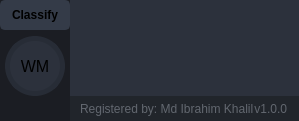
        <widget class="QFrame" name="frame_center">
         <property name="sizePolicy">
          <sizepolicy hsizetype="Expanding" vsizetype="Expanding">
           <horstretch>0</horstretch>
           <verstretch>0</verstretch>
          </sizepolicy>
         </property>
         <property name="styleSheet">
          <string notr="true">background-color: rgb(40, 44, 52);</string>
         </property>
         <property name="frameShape">
          <enum>QFrame::NoFrame</enum>
         </property>
         <property name="frameShadow">
          <enum>QFrame::Raised</enum>
         </property>
         <layout class="QHBoxLayout" name="horizontalLayout_2">
          <property name="spacing">
           <number>0</number>
          </property>
          <property name="leftMargin">
           <number>0</number>
          </property>
          <property name="topMargin">
           <number>0</number>
          </property>
          <property name="rightMargin">
           <number>0</number>
          </property>
          <property name="bottomMargin">
           <number>0</number>
          </property>
          <item>
           <widget class="QFrame" name="frame_left_menu">
            <property name="sizePolicy">
             <sizepolicy hsizetype="Preferred" vsizetype="Preferred">
              <horstretch>0</horstretch>
              <verstretch>0</verstretch>
             </sizepolicy>
            </property>
            <property name="minimumSize">
             <size>
              <width>70</width>
              <height>0</height>
             </size>
            </property>
            <property name="maximumSize">
             <size>
              <width>70</width>
              <height>16777215</height>
             </size>
            </property>
            <property name="layoutDirection">
             <enum>Qt::LeftToRight</enum>
            </property>
            <property name="styleSheet">
             <string notr="true">background-color: rgb(27, 29, 35);</string>
            </property>
            <property name="frameShape">
             <enum>QFrame::NoFrame</enum>
            </property>
            <property name="frameShadow">
             <enum>QFrame::Raised</enum>
            </property>
            <layout class="QGridLayout" name="gridLayout">
             <property name="leftMargin">
              <number>0</number>
             </property>
             <property name="topMargin">
              <number>0</number>
             </property>
             <property name="rightMargin">
              <number>0</number>
             </property>
             <property name="bottomMargin">
              <number>0</number>
             </property>
             <item row="0" column="0" alignment="Qt::AlignTop">
              <widget class="QFrame" name="frame_menus">
               <property name="styleSheet">
                <string notr="true"/>
               </property>
               <property name="frameShape">
                <enum>QFrame::NoFrame</enum>
               </property>
               <property name="frameShadow">
                <enum>QFrame::Raised</enum>
               </property>
               <layout class="QVBoxLayout" name="layout_menus">
                <property name="spacing">
                 <number>0</number>
                </property>
                <property name="leftMargin">
                 <number>0</number>
                </property>
                <property name="topMargin">
                 <number>0</number>
                </property>
                <property name="rightMargin">
                 <number>0</number>
                </property>
                <property name="bottomMargin">
                 <number>0</number>
                </property>
                <item>
                 <widget class="QPushButton" name="btnClassify">
                  <property name="minimumSize">
                   <size>
                    <width>0</width>
                    <height>30</height>
                   </size>
                  </property>
                  <property name="font">
                   <font>
                    <pointsize>9</pointsize>
                    <weight>75</weight>
                    <bold>true</bold>
                   </font>
                  </property>
                  <property name="layoutDirection">
                   <enum>Qt::LeftToRight</enum>
                  </property>
                  <property name="styleSheet">
                   <string notr="true">QPushButton {
	font: 75 10pt &quot;MS Shell Dlg 2&quot;;
	// background-image:url(:/16x16/icons/16x16/cil-home.png);
	background-position: left;
	background-repeat: no-reperat;
	background-color: rgb(52, 59, 72);
	border: 2px solid rgb(52, 59, 72);
	border-radius: 5px;
}
QPushButton:hover {
	background-color: rgb(33, 37, 43);
}
QPushButton:pressed {	
	background-color: rgb(85, 170, 255);
}</string>
                  </property>
                  <property name="text">
                   <string>Classify</string>
                  </property>
                 </widget>
                </item>
               </layout>
              </widget>
             </item>
             <item row="2" column="0" alignment="Qt::AlignBottom">
              <widget class="QFrame" name="frame_extra_menus">
               <property name="sizePolicy">
                <sizepolicy hsizetype="Preferred" vsizetype="Preferred">
                 <horstretch>0</horstretch>
                 <verstretch>0</verstretch>
                </sizepolicy>
               </property>
               <property name="frameShape">
                <enum>QFrame::NoFrame</enum>
               </property>
               <property name="frameShadow">
                <enum>QFrame::Raised</enum>
               </property>
               <layout class="QVBoxLayout" name="layout_menu_bottom">
                <property name="spacing">
                 <number>10</number>
                </property>
                <property name="leftMargin">
                 <number>0</number>
                </property>
                <property name="topMargin">
                 <number>0</number>
                </property>
                <property name="rightMargin">
                 <number>0</number>
                </property>
                <property name="bottomMargin">
                 <number>25</number>
                </property>
                <item alignment="Qt::AlignHCenter">
                 <widget class="QLabel" name="label_user_icon">
                  <property name="sizePolicy">
                   <sizepolicy hsizetype="Maximum" vsizetype="Maximum">
                    <horstretch>0</horstretch>
                    <verstretch>0</verstretch>
                   </sizepolicy>
                  </property>
                  <property name="minimumSize">
                   <size>
                    <width>60</width>
                    <height>60</height>
                   </size>
                  </property>
                  <property name="maximumSize">
                   <size>
                    <width>60</width>
                    <height>60</height>
                   </size>
                  </property>
                  <property name="font">
                   <font>
                    <family>Segoe UI</family>
                    <pointsize>12</pointsize>
                   </font>
                  </property>
                  <property name="styleSheet">
                   <string notr="true">QLabel {
	border-radius: 30px;
	background-color: rgb(44, 49, 60);
	border: 5px solid rgb(39, 44, 54);
	background-position: center;
	background-repeat: no-repeat;
}</string>
                  </property>
                  <property name="text">
                   <string>WM</string>
                  </property>
                  <property name="alignment">
                   <set>Qt::AlignCenter</set>
                  </property>
                 </widget>
                </item>
               </layout>
              </widget>
             </item>
            </layout>
           </widget>
          </item>
          <item>
           <widget class="QFrame" name="frame_content_right">
            <property name="styleSheet">
             <string notr="true">background-color: rgb(44, 49, 60);</string>
            </property>
            <property name="frameShape">
             <enum>QFrame::NoFrame</enum>
            </property>
            <property name="frameShadow">
             <enum>QFrame::Raised</enum>
            </property>
            <layout class="QVBoxLayout" name="verticalLayout_4">
             <property name="spacing">
              <number>0</number>
             </property>
             <property name="leftMargin">
              <number>0</number>
             </property>
             <property name="topMargin">
              <number>0</number>
             </property>
             <property name="rightMargin">
              <number>0</number>
             </property>
             <property name="bottomMargin">
              <number>0</number>
             </property>
             <item>
              <widget class="QFrame" name="frame_content">
               <property name="frameShape">
                <enum>QFrame::NoFrame</enum>
               </property>
               <property name="frameShadow">
                <enum>QFrame::Raised</enum>
               </property>
               <layout class="QHBoxLayout" name="horizontalLayout_9">
                <property name="spacing">
                 <number>0</number>
                </property>
                <property name="leftMargin">
                 <number>5</number>
                </property>
                <property name="topMargin">
                 <number>5</number>
                </property>
                <property name="rightMargin">
                 <number>5</number>
                </property>
                <property name="bottomMargin">
                 <number>5</number>
                </property>
                <item>
                 <widget class="QStackedWidget" name="stackedWidget">
                  <property name="styleSheet">
                   <string notr="true">background: transparent;</string>
                  </property>
                  <property name="currentIndex">
                   <number>0</number>
                  </property>
                  <widget class="QWidget" name="display_page">
                   <layout class="QVBoxLayout" name="verticalLayout_10"/>
                  </widget>
                  <widget class="QWidget" name="classification_page">
                   <layout class="QVBoxLayout" name="verticalLayout_7"/>
                  </widget>
                 </widget>
                </item>
               </layout>
              </widget>
             </item>
             <item>
              <widget class="QFrame" name="frame_grip">
               <property name="minimumSize">
                <size>
                 <width>0</width>
                 <height>25</height>
                </size>
               </property>
               <property name="maximumSize">
                <size>
                 <width>16777215</width>
                 <height>25</height>
                </size>
               </property>
               <property name="styleSheet">
                <string notr="true">background-color: rgb(33, 37, 43);</string>
               </property>
               <property name="frameShape">
                <enum>QFrame::NoFrame</enum>
               </property>
               <property name="frameShadow">
                <enum>QFrame::Raised</enum>
               </property>
               <layout class="QHBoxLayout" name="horizontalLayout_6">
                <property name="spacing">
                 <number>0</number>
                </property>
                <property name="leftMargin">
                 <number>0</number>
                </property>
                <property name="topMargin">
                 <number>0</number>
                </property>
                <property name="rightMargin">
                 <number>2</number>
                </property>
                <property name="bottomMargin">
                 <number>0</number>
                </property>
                <item>
                 <widget class="QFrame" name="frame_label_bottom">
                  <property name="frameShape">
                   <enum>QFrame::NoFrame</enum>
                  </property>
                  <property name="frameShadow">
                   <enum>QFrame::Raised</enum>
                  </property>
                  <layout class="QHBoxLayout" name="horizontalLayout_7">
                   <property name="spacing">
                    <number>0</number>
                   </property>
                   <property name="leftMargin">
                    <number>10</number>
                   </property>
                   <property name="topMargin">
                    <number>0</number>
                   </property>
                   <property name="rightMargin">
                    <number>10</number>
                   </property>
                   <property name="bottomMargin">
                    <number>0</number>
                   </property>
                   <item>
                    <widget class="QLabel" name="label_credits">
                     <property name="font">
                      <font>
                       <family>Segoe UI</family>
                      </font>
                     </property>
                     <property name="styleSheet">
                      <string notr="true">color: rgb(98, 103, 111);</string>
                     </property>
                     <property name="text">
                      <string>Registered by: Md Ibrahim Khalil</string>
                     </property>
                    </widget>
                   </item>
                   <item>
                    <widget class="QLabel" name="label_version">
                     <property name="maximumSize">
                      <size>
                       <width>100</width>
                       <height>16777215</height>
                      </size>
                     </property>
                     <property name="font">
                      <font>
                       <family>Segoe UI</family>
                      </font>
                     </property>
                     <property name="styleSheet">
                      <string notr="true">color: rgb(98, 103, 111);</string>
                     </property>
                     <property name="text">
                      <string>v1.0.0</string>
                     </property>
                     <property name="alignment">
                      <set>Qt::AlignRight|Qt::AlignTrailing|Qt::AlignVCenter</set>
                     </property>
                    </widget>
                   </item>
                  </layout>
                 </widget>
                </item>
               </layout>
              </widget>
             </item>
            </layout>
           </widget>
          </item>
         </layout>
        </widget>
